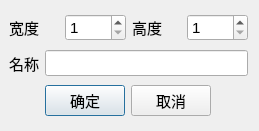
<?xml version="1.0" encoding="UTF-8"?>
<ui version="4.0">
 <class>DialogNewImgFile</class>
 <widget class="QDialog" name="DialogNewImgFile">
  <property name="geometry">
   <rect>
    <x>0</x>
    <y>0</y>
    <width>259</width>
    <height>131</height>
   </rect>
  </property>
  <property name="windowTitle">
   <string>新建图片</string>
  </property>
  <layout class="QVBoxLayout" name="verticalLayout">
   <property name="leftMargin">
    <number>9</number>
   </property>
   <item>
    <layout class="QHBoxLayout" name="horizontalLayout_5">
     <item>
      <layout class="QHBoxLayout" name="horizontalLayout_2">
       <item>
        <widget class="QLabel" name="label">
         <property name="font">
          <font>
           <family>Arial</family>
           <pointsize>11</pointsize>
          </font>
         </property>
         <property name="text">
          <string>宽度</string>
         </property>
        </widget>
       </item>
       <item>
        <widget class="QUnitSpinBox" name="spinBoxWidth">
         <property name="font">
          <font>
           <family>Arial</family>
           <pointsize>11</pointsize>
          </font>
         </property>
         <property name="minimum">
          <number>1</number>
         </property>
         <property name="maximum">
          <number>2048</number>
         </property>
        </widget>
       </item>
      </layout>
     </item>
     <item>
      <layout class="QHBoxLayout" name="horizontalLayout_3">
       <item>
        <widget class="QLabel" name="label_2">
         <property name="font">
          <font>
           <family>Arial</family>
           <pointsize>11</pointsize>
          </font>
         </property>
         <property name="text">
          <string>高度</string>
         </property>
         <property name="wordWrap">
          <bool>false</bool>
         </property>
        </widget>
       </item>
       <item>
        <widget class="QUnitSpinBox" name="spinBoxHeight">
         <property name="font">
          <font>
           <family>Arial</family>
           <pointsize>11</pointsize>
          </font>
         </property>
         <property name="buttonSymbols">
          <enum>QAbstractSpinBox::UpDownArrows</enum>
         </property>
         <property name="minimum">
          <number>1</number>
         </property>
         <property name="maximum">
          <number>2048</number>
         </property>
         <property name="stepType">
          <enum>QAbstractSpinBox::DefaultStepType</enum>
         </property>
        </widget>
       </item>
      </layout>
     </item>
    </layout>
   </item>
   <item>
    <layout class="QHBoxLayout" name="horizontalLayout_4">
     <item>
      <widget class="QLabel" name="label_3">
       <property name="font">
        <font>
         <family>Arial</family>
         <pointsize>11</pointsize>
        </font>
       </property>
       <property name="text">
        <string>名称</string>
       </property>
      </widget>
     </item>
     <item>
      <widget class="QLineEdit" name="lineEditImgFileName">
       <property name="font">
        <font>
         <family>Arial</family>
         <pointsize>11</pointsize>
        </font>
       </property>
       <property name="inputMethodHints">
        <set>Qt::ImhNone</set>
       </property>
       <property name="cursorPosition">
        <number>0</number>
       </property>
       <property name="clearButtonEnabled">
        <bool>false</bool>
       </property>
      </widget>
     </item>
    </layout>
   </item>
   <item>
    <layout class="QHBoxLayout" name="horizontalLayout">
     <item>
      <spacer name="horizontalSpacer">
       <property name="orientation">
        <enum>Qt::Horizontal</enum>
       </property>
       <property name="sizeHint" stdset="0">
        <size>
         <width>40</width>
         <height>20</height>
        </size>
       </property>
      </spacer>
     </item>
     <item>
      <widget class="QPushButton" name="btnOK">
       <property name="font">
        <font>
         <family>Arial</family>
         <pointsize>11</pointsize>
        </font>
       </property>
       <property name="text">
        <string>确定</string>
       </property>
      </widget>
     </item>
     <item>
      <widget class="QPushButton" name="btnCancel">
       <property name="font">
        <font>
         <family>Arial</family>
         <pointsize>11</pointsize>
        </font>
       </property>
       <property name="text">
        <string>取消</string>
       </property>
      </widget>
     </item>
     <item>
      <spacer name="horizontalSpacer_2">
       <property name="orientation">
        <enum>Qt::Horizontal</enum>
       </property>
       <property name="sizeHint" stdset="0">
        <size>
         <width>40</width>
         <height>20</height>
        </size>
       </property>
      </spacer>
     </item>
    </layout>
   </item>
  </layout>
 </widget>
 <customwidgets>
  <customwidget>
   <class>QUnitSpinBox</class>
   <extends>QSpinBox</extends>
   <header location="global">qunitspinbox.h</header>
  </customwidget>
 </customwidgets>
 <resources/>
 <connections>
  <connection>
   <sender>btnOK</sender>
   <signal>clicked()</signal>
   <receiver>DialogNewImgFile</receiver>
   <slot>accept()</slot>
   <hints>
    <hint type="sourcelabel">
     <x>76</x>
     <y>138</y>
    </hint>
    <hint type="destinationlabel">
     <x>119</x>
     <y>81</y>
    </hint>
   </hints>
  </connection>
  <connection>
   <sender>btnCancel</sender>
   <signal>clicked()</signal>
   <receiver>DialogNewImgFile</receiver>
   <slot>reject()</slot>
   <hints>
    <hint type="sourcelabel">
     <x>162</x>
     <y>138</y>
    </hint>
    <hint type="destinationlabel">
     <x>119</x>
     <y>81</y>
    </hint>
   </hints>
  </connection>
 </connections>
</ui>
